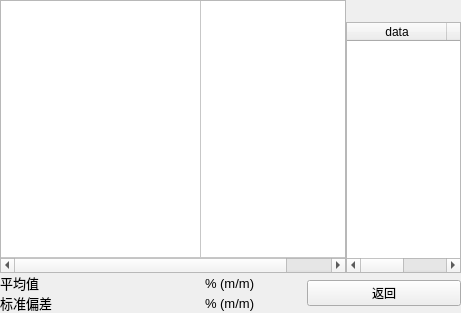
<?xml version="1.0" encoding="UTF-8"?>
<ui version="4.0">
 <class>showsamplemeasurement</class>
 <widget class="QWidget" name="showsamplemeasurement">
  <property name="geometry">
   <rect>
    <x>0</x>
    <y>0</y>
    <width>461</width>
    <height>313</height>
   </rect>
  </property>
  <property name="windowTitle">
   <string>Form</string>
  </property>
  <layout class="QGridLayout" name="gridLayout_2">
   <property name="leftMargin">
    <number>0</number>
   </property>
   <property name="topMargin">
    <number>0</number>
   </property>
   <property name="rightMargin">
    <number>0</number>
   </property>
   <property name="bottomMargin">
    <number>0</number>
   </property>
   <property name="spacing">
    <number>0</number>
   </property>
   <item row="0" column="0">
    <layout class="QVBoxLayout" name="verticalLayout_2">
     <property name="spacing">
      <number>0</number>
     </property>
     <item>
      <layout class="QHBoxLayout" name="horizontalLayout_2" stretch="3,1">
       <property name="spacing">
        <number>0</number>
       </property>
       <item>
        <widget class="QTableWidget" name="tableWidget">
         <property name="enabled">
          <bool>true</bool>
         </property>
         <property name="sizePolicy">
          <sizepolicy hsizetype="Fixed" vsizetype="Fixed">
           <horstretch>100</horstretch>
           <verstretch>100</verstretch>
          </sizepolicy>
         </property>
         <property name="minimumSize">
          <size>
           <width>0</width>
           <height>0</height>
          </size>
         </property>
         <property name="maximumSize">
          <size>
           <width>10000</width>
           <height>8000</height>
          </size>
         </property>
         <property name="sizeIncrement">
          <size>
           <width>0</width>
           <height>0</height>
          </size>
         </property>
         <property name="layoutDirection">
          <enum>Qt::LeftToRight</enum>
         </property>
         <property name="autoFillBackground">
          <bool>false</bool>
         </property>
         <property name="autoScrollMargin">
          <number>18</number>
         </property>
         <property name="verticalScrollMode">
          <enum>QAbstractItemView::ScrollPerItem</enum>
         </property>
         <property name="horizontalScrollMode">
          <enum>QAbstractItemView::ScrollPerPixel</enum>
         </property>
         <attribute name="horizontalHeaderVisible">
          <bool>false</bool>
         </attribute>
         <attribute name="horizontalHeaderCascadingSectionResizes">
          <bool>false</bool>
         </attribute>
         <attribute name="horizontalHeaderDefaultSectionSize">
          <number>200</number>
         </attribute>
         <attribute name="horizontalHeaderHighlightSections">
          <bool>true</bool>
         </attribute>
         <attribute name="horizontalHeaderMinimumSectionSize">
          <number>38</number>
         </attribute>
         <attribute name="horizontalHeaderShowSortIndicator" stdset="0">
          <bool>true</bool>
         </attribute>
         <attribute name="horizontalHeaderStretchLastSection">
          <bool>false</bool>
         </attribute>
         <attribute name="verticalHeaderVisible">
          <bool>false</bool>
         </attribute>
         <attribute name="verticalHeaderDefaultSectionSize">
          <number>30</number>
         </attribute>
         <attribute name="verticalHeaderMinimumSectionSize">
          <number>27</number>
         </attribute>
         <attribute name="verticalHeaderStretchLastSection">
          <bool>true</bool>
         </attribute>
         <row>
          <property name="text">
           <string>1</string>
          </property>
         </row>
         <column>
          <property name="text">
           <string>S:</string>
          </property>
         </column>
         <column>
          <property name="text">
           <string>%(m/m)</string>
          </property>
         </column>
         <item row="0" column="0">
          <property name="text">
           <string/>
          </property>
         </item>
         <item row="0" column="1">
          <property name="text">
           <string/>
          </property>
         </item>
        </widget>
       </item>
       <item>
        <layout class="QVBoxLayout" name="verticalLayout">
         <property name="spacing">
          <number>0</number>
         </property>
         <item>
          <widget class="QPushButton" name="pushButton_2">
           <property name="text">
            <string/>
           </property>
           <property name="flat">
            <bool>true</bool>
           </property>
          </widget>
         </item>
         <item>
          <widget class="QWidget" name="widget" native="true">
           <layout class="QGridLayout" name="gridLayout_3">
            <property name="leftMargin">
             <number>0</number>
            </property>
            <property name="topMargin">
             <number>0</number>
            </property>
            <property name="rightMargin">
             <number>0</number>
            </property>
            <property name="bottomMargin">
             <number>0</number>
            </property>
            <property name="spacing">
             <number>0</number>
            </property>
            <item row="0" column="0">
             <layout class="QHBoxLayout" name="horizontalLayout_3" stretch="0">
              <item>
               <widget class="QTableWidget" name="tableWidget_hide">
                <column>
                 <property name="text">
                  <string>data</string>
                 </property>
                </column>
                <column>
                 <property name="text">
                  <string>reference</string>
                 </property>
                </column>
               </widget>
              </item>
             </layout>
            </item>
           </layout>
          </widget>
         </item>
        </layout>
       </item>
      </layout>
     </item>
     <item>
      <layout class="QHBoxLayout" name="horizontalLayout" stretch="2,1">
       <property name="spacing">
        <number>0</number>
       </property>
       <item>
        <layout class="QGridLayout" name="gridLayout">
         <property name="spacing">
          <number>0</number>
         </property>
         <item row="0" column="0">
          <widget class="QLabel" name="label">
           <property name="sizePolicy">
            <sizepolicy hsizetype="Minimum" vsizetype="Minimum">
             <horstretch>0</horstretch>
             <verstretch>0</verstretch>
            </sizepolicy>
           </property>
           <property name="font">
            <font>
             <pointsize>10</pointsize>
            </font>
           </property>
           <property name="text">
            <string>平均值</string>
           </property>
          </widget>
         </item>
         <item row="0" column="1">
          <widget class="QLabel" name="label_average">
           <property name="sizePolicy">
            <sizepolicy hsizetype="Minimum" vsizetype="Minimum">
             <horstretch>0</horstretch>
             <verstretch>0</verstretch>
            </sizepolicy>
           </property>
           <property name="font">
            <font>
             <pointsize>10</pointsize>
            </font>
           </property>
           <property name="text">
            <string/>
           </property>
          </widget>
         </item>
         <item row="0" column="2">
          <widget class="QLabel" name="label_3">
           <property name="sizePolicy">
            <sizepolicy hsizetype="Minimum" vsizetype="Minimum">
             <horstretch>0</horstretch>
             <verstretch>0</verstretch>
            </sizepolicy>
           </property>
           <property name="font">
            <font>
             <pointsize>10</pointsize>
            </font>
           </property>
           <property name="text">
            <string>% (m/m)</string>
           </property>
          </widget>
         </item>
         <item row="1" column="0">
          <widget class="QLabel" name="label_2">
           <property name="sizePolicy">
            <sizepolicy hsizetype="Minimum" vsizetype="Minimum">
             <horstretch>0</horstretch>
             <verstretch>0</verstretch>
            </sizepolicy>
           </property>
           <property name="font">
            <font>
             <pointsize>10</pointsize>
            </font>
           </property>
           <property name="text">
            <string>标准偏差</string>
           </property>
          </widget>
         </item>
         <item row="1" column="1">
          <widget class="QLabel" name="label_deviation">
           <property name="sizePolicy">
            <sizepolicy hsizetype="Minimum" vsizetype="Minimum">
             <horstretch>0</horstretch>
             <verstretch>0</verstretch>
            </sizepolicy>
           </property>
           <property name="font">
            <font>
             <pointsize>10</pointsize>
            </font>
           </property>
           <property name="text">
            <string/>
           </property>
          </widget>
         </item>
         <item row="1" column="2">
          <widget class="QLabel" name="label_4">
           <property name="sizePolicy">
            <sizepolicy hsizetype="Minimum" vsizetype="Minimum">
             <horstretch>0</horstretch>
             <verstretch>0</verstretch>
            </sizepolicy>
           </property>
           <property name="font">
            <font>
             <pointsize>10</pointsize>
            </font>
           </property>
           <property name="text">
            <string>% (m/m)</string>
           </property>
          </widget>
         </item>
        </layout>
       </item>
       <item>
        <widget class="QPushButton" name="pushButton">
         <property name="sizePolicy">
          <sizepolicy hsizetype="Minimum" vsizetype="Fixed">
           <horstretch>0</horstretch>
           <verstretch>0</verstretch>
          </sizepolicy>
         </property>
         <property name="text">
          <string>返回</string>
         </property>
        </widget>
       </item>
      </layout>
     </item>
    </layout>
   </item>
  </layout>
 </widget>
 <resources/>
 <connections/>
</ui>
